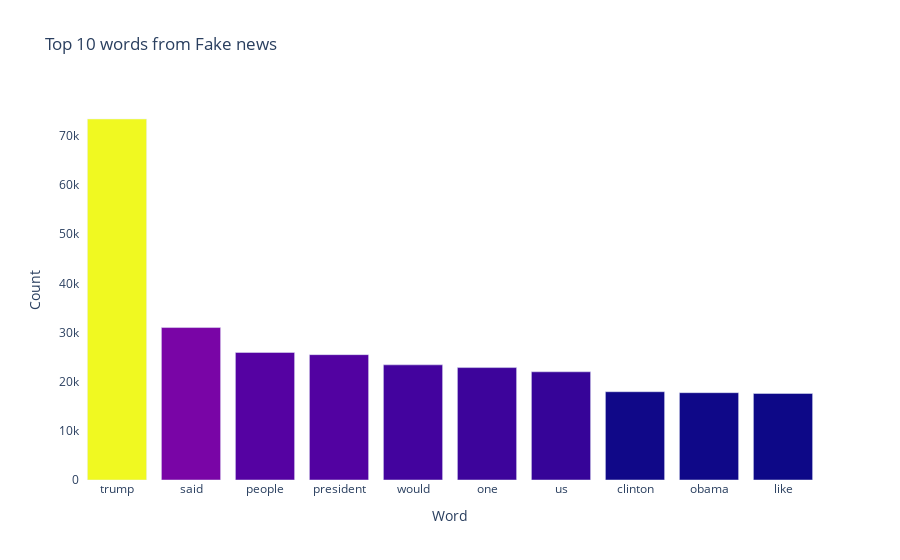

Notebook code cell kept with this figure:
### Code cell
## 1 gram for fake

fake_news=pd.DataFrame(pd.Series(' '.join(df_[df_['output']==0]['news']).split()).value_counts())

fake_news30=fake_news.head(10)

plot_data = [
    go.Bar(
        x=fake_news30.index,
        y=fake_news30[0],
        #name='True',
        #x_axis="OTI",
        #y_axis="time",
        marker = dict(
            color = fake_news30[0]
        )
    )
]
plot_layout = go.Layout(
        title='Top 10 words from Fake news',
        yaxis_title='Count',
        xaxis_title='Word',
        plot_bgcolor='rgba(0,0,0,0)'
    )
fig = go.Figure(data=plot_data, layout=plot_layout)
pyoff.iplot(fig)

### Figure 1 — Plotly figure (JSON) as saved in the notebook; plotly's stock layout.template omitted (floating-point values rounded to 4 significant figures)
{"data": [{"marker": {"color": [73421, 31007, 25941, 25494, 23419, 22862, 22005, 17952, 17760, 17595]}, "type": "bar", "x": ["trump", "said", "people", "president", "would", "one", "us", "clinton", "obama", "like"], "y": [73421, 31007, 25941, 25494, 23419, 22862, 22005, 17952, 17760, 17595]}], "layout": {"plot_bgcolor": "rgba(0,0,0,0)", "title": {"text": "Top 10 words from Fake news"}, "xaxis": {"title": {"text": "Word"}}, "yaxis": {"title": {"text": "Count"}}}}
